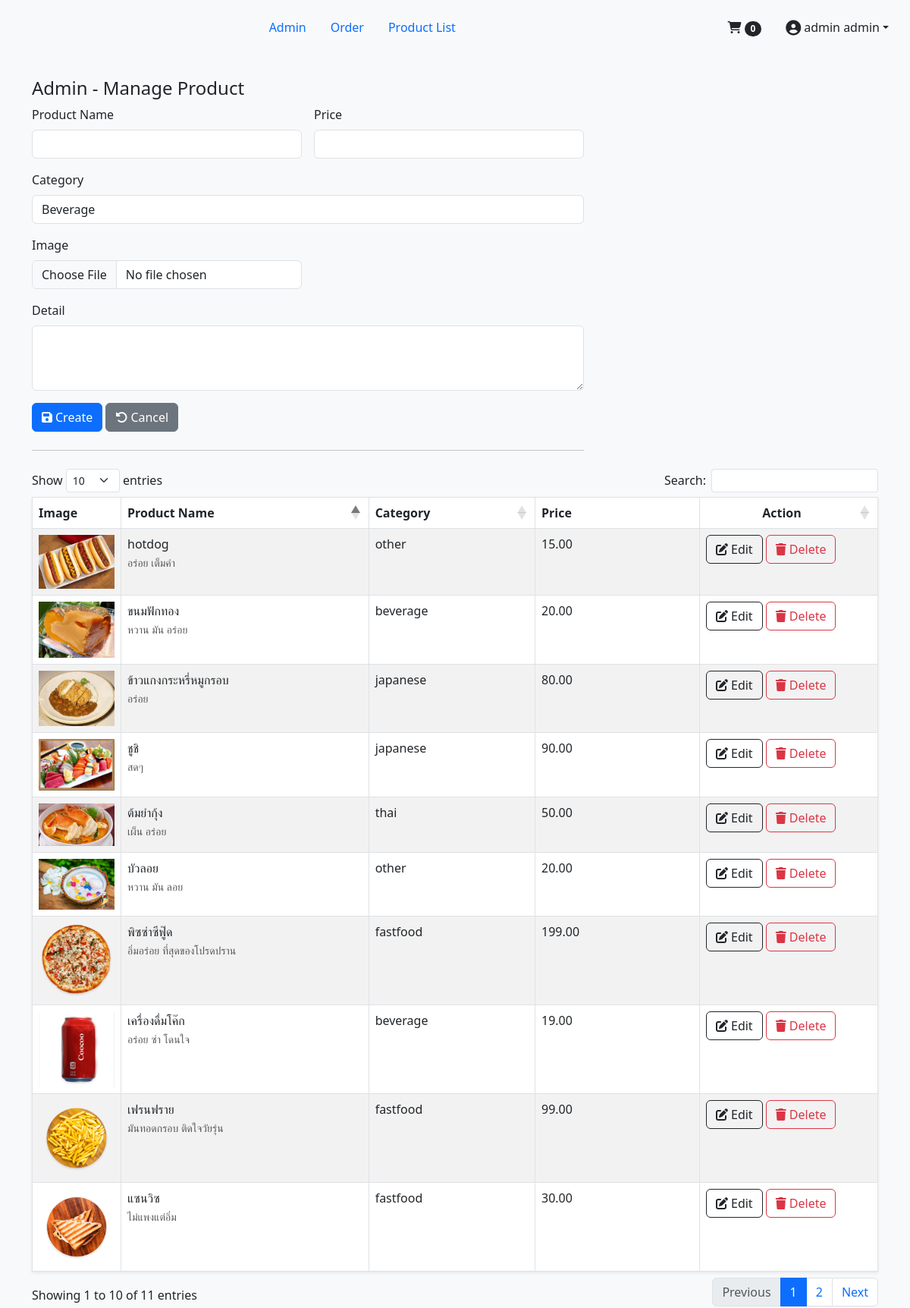
/manage-product.php (signed in), run on the app's committed database.
### tables this page shows
CREATE TABLE IF NOT EXISTS `products` (
  `id` int NOT NULL AUTO_INCREMENT,
  `product_name` varchar(255) NOT NULL,
  `price` decimal(8,2) NOT NULL DEFAULT '0.00',
  `profile_image` varchar(255) DEFAULT NULL,
  `detail` text,
  `category` varchar(50) NOT NULL DEFAULT 'other',
  PRIMARY KEY (`id`)
);

### include/config.php (called while the page is built, shortened)
<?php
$base_url = 'http://localhost/shoppingcart';

### include/manage-product.php (called while the page is built, shortened)
<?php
$query = mysqli_query($conn, "SELECT * FROM products");
$rows = mysqli_num_rows($query);
$result = [
    'id' => '',
    'product_name' => '',
    'price' => '',
    'detail' => '',
    'product_image' => '',
];
?>

### manage-product.php (the view, shortened to what this page needs)
<?php
include 'include/config.php';
include 'include/manage-product.php';
?>
<!DOCTYPE html>
<html lang="en">
<head>
    <link href="<?php echo $base_url; ?>/assets/css/bootstrap.min.css" rel="stylesheet">
    <link href="<?php echo $base_url; ?>/assets/fontawesome/css/fontawesome.min.css" rel="stylesheet">
    <link href="<?php echo $base_url; ?>/assets/fontawesome/css/brands.min.css" rel="stylesheet">
    <link href="<?php echo $base_url; ?>/assets/fontawesome/css/solid.min.css" rel="stylesheet">
    <link rel="stylesheet" type="text/css" href="https://cdn.datatables.net/1.11.5/css/dataTables.bootstrap5.min.css">
    <link rel="stylesheet" type="text/css" href="https://cdn.datatables.net/responsive/2.2.9/css/responsive.bootstrap5.min.css">
</head>
<body class="bg-body-tertiary">
    <?php include 'include/menu.php'; ?>
    <div class="container" style="margin-top: 30px;">
        <h4>Admin - Manage Product</h4>
        <div class="row g-5">
            <div class="col-md-8 col-sm-12">
                <form action="<?php echo $base_url; ?>/product-form.php" method="post" enctype="multipart/form-data">
                    <div class="row g-3 mb-3">
                        <div class="col-sm-6">
                            <label class="form-label">Product Name</label>
                            <input type="text" name="product_name" class="form-control" onkeypress="return /[a-zA-Z\u0E00-\u0E7F\s]/.test(event.key)" value="<?php echo $result['product_name']; ?>" pattern="[a-zA-Z\u0E00-\u0E7F\s]+" title="Please enter Thai or English characters only" required>
                        </div>
                        <div class="col-sm-6">
                            <label class="form-label">Price</label>
                            <input type="number" min="0.00" max="100000.00" step="0.01" name="price" pattern="^\d+(\.\d{1,2})?$" class="form-control" value="<?php echo $result['price']; ?>" required>
                        </div>
                        <div class="col-sm-12">
                            <label class="form-label">Category</label>
                            <select name="category" class="form-control" required>
                                <?php
                                $categories_sql = "SELECT * FROM categories WHERE name != 'all' ORDER BY display_name ASC";
                                $categories_query = mysqli_query($conn, $categories_sql);
                                while ($category = mysqli_fetch_assoc($categories_query)):
                                ?>
                                    <option value="<?php echo $category['name']; ?>" <?php echo (isset($result['category']) && $result['category'] == $category['name']) ? 'selected' : ''; ?>>
                                        <?php echo $category['display_name']; ?>
                                    </option>
                                <?php endwhile; ?>
                            </select>
                        </div>
                        <div class="col-sm-6">
                            <label for="formFile" class="form-label">Image</label>
                            <input type="file" name="profile_image" class="form-control" accept="image/png, image/jpg, image/jpeg">
                        </div>
                        <div class="col-sm-12">
                            <label class="form-label">Detail</label>
                            <textarea name="detail" class="form-control" rows="3" onkeypress="return /[a-zA-Z\u0E00-\u0E7F\s]/.test(event.key)" required><?php echo htmlspecialchars($result['detail']); ?></textarea>
                        </div>
                    </div>
                    <?php if(empty($result['id'])): ?>
                        <button class="btn btn-primary" type="submit"><i class="fa-regular fa-floppy-disk me-1"></i>Create</button>
                    <?php else: ?>
                        <button class="btn btn-primary" type="submit"><i class="fa-regular fa-floppy-disk me-1"></i>Update</button>
                    <?php endif; ?>
                    <a role="button" class="btn btn-secondary" href="<?php echo $base_url; ?>/manage-product.php"><i class="fa-solid fa-rotate-left me-1"></i>Cancel</a>
                    <hr class="my-4">
                </form>
            </div>
        </div>
        <div class="row">
            <div class="col-12">
                <table id="productTable" class="table table-bordered shadow-sm table-striped">
                    <thead>
                        <tr>
                            <th style="width: 100px;">Image</th>
                            <th>Product Name</th>
                            <th>Category</th>
                            <th style="width: 200px;">Price</th>
                            <th style="width: 200px;" class="text-center">Action</th>
                        </tr>
                    </thead>
                    <tbody>
                        <?php if($rows > 0): ?>
                            <?php while($product = mysqli_fetch_assoc($query)): ?>
                            <tr>
                                <td>
                                    <?php if(!empty($product['profile_image'])): ?>
                                        <img src="<?php echo $base_url; ?>/upload_image/<?php echo $product['profile_image']; ?>" width="100" alt="Product Image">
                                    <?php else: ?>
                                        <img src="<?php echo $base_url; ?>/assets/images/no-image.png" width="100" alt="Product Image">
                                    <?php endif; ?>
                                </td>
                                <td>
                                    <?php echo $product['product_name']; ?>
                                    <div>
                                        <small class="text-muted"><?php echo nl2br($product['detail']); ?></small>
                                    </div>
                                </td>
                                <td><?php echo $product['category']; ?></td>
                                <td><?php echo number_format($product['price'], 2); ?></td>
                                <td>
                                    <a role="button" href="<?php echo $base_url; ?>/manage-product.php?id=<?php echo $product['id']; ?>" class="btn btn-outline-dark"><i class="fa-regular fa-pen-to-square me-1"></i>Edit</a>
                                    <a onclick="return confirm('Are your sure you want to delete?');" role="button" href="<?php echo $base_url; ?>/product-delete.php?id=<?php echo $product['id']; ?>" class="btn btn-outline-danger"><i class="fa-solid fa-trash me-1"></i>Delete</a>
                                </td>
                            </tr>
                            <?php endwhile; ?>
                        <?php else: ?>
                        <tr>
                            <td colspan="4"><h4 class="text-center text-danger">ไม่มีรายการสินค้า</h4></td>
                        </tr>
                        <?php endif; ?>
                    </tbody>
                </table>
            </div>
        </div>
    </div>
</body>
</html>

### data on the page
products: profile_image (picture), product_name "พิซซ่าซีฟู๊ด", detail "อิ่มอร่อย ที่สุดของโปรดปราน", category "fastfood", price "199.00"
products: profile_image (picture), product_name "แซนวิซ", detail "ไม่แพงแต่อิ่ม", category "fastfood", price "30.00"
products: profile_image (picture), product_name "เครื่องดื่มโค๊ก", detail "อร่อย ซ่า โดนใจ", category "beverage", price "19.00"
products: profile_image (picture), product_name "เฟรนฟราย", detail "มันทอดกรอบ ติดใจวัยรุ่น", category "fastfood", price "99.00"
products: profile_image (picture), product_name "hotdog", detail "อร่อย เต็มคำ", category "other", price "15.00"
products: profile_image (picture), product_name "ชูชิ", detail "สดๆ", category "japanese", price "90.00"
products: profile_image (placeholder picture), product_name "ต้มยํากุ้ง", detail "เผ็น อร่อย", category "thai", price "50.00"
products: profile_image (picture), product_name "ขนมฟักทอง", detail "หวาน มัน อร่อย", category "beverage", price "20.00"
products: profile_image (picture), product_name "ข้าวแกงกระหรี่หมูกรอบ", detail "อร่อย", category "japanese", price "80.00"
products: profile_image (picture), product_name "บัวลอย", detail "หวาน มัน ลอย", category "other", price "20.00"

### other printed values
count($_SESSION['cart'] ?? []) "0"
$_SESSION['name'] "admin"
$_SESSION['surname'] "admin"
form field category "Beverage"
